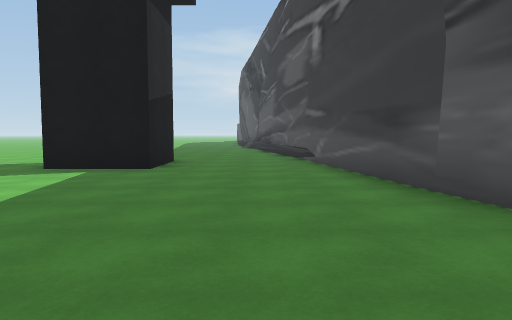
View 1 (above)

24 first-person views from a walk through a scene from a Unity 3-D project. The camera is 1.3 m above the floor, tilts 4° down and sees 70° across. The floor is counted in squares, 2 m on a side. Each view is taken from the middle of a square. On the plan, view 1 faces up. The plan holds only what a view shows up to about 11 squares ahead; the rest is blank. The place goes on beyond the plan. The player character is not drawn. Some surface patterns are stand-ins.

View 2
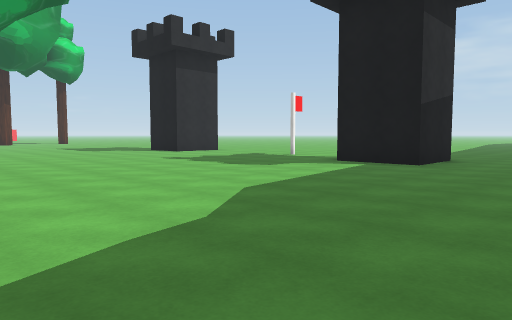

View 3
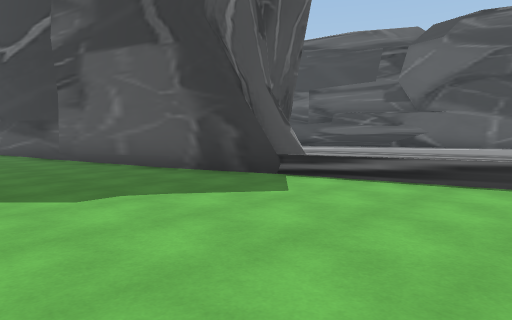

View 4
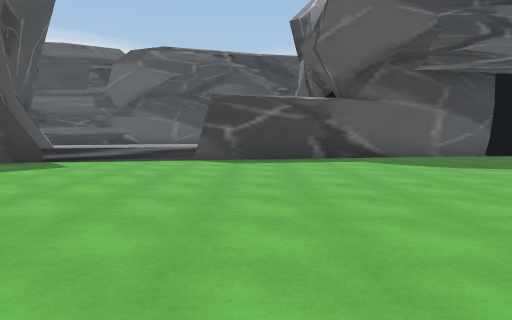

View 5
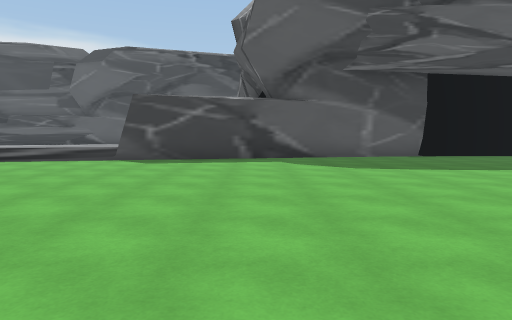

View 6
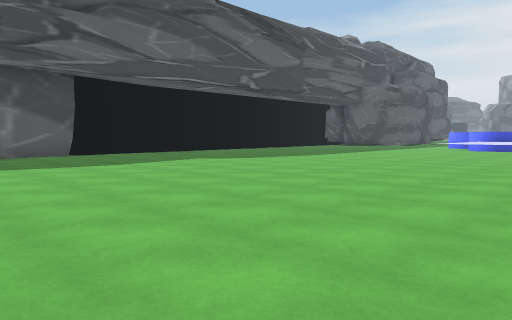

View 7
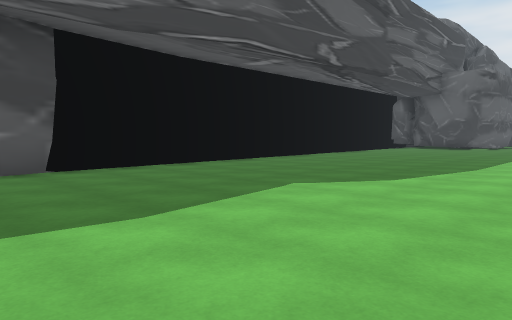

View 8
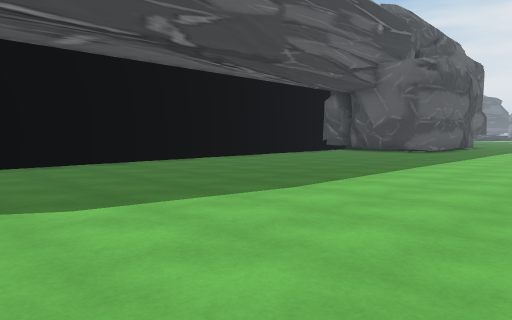

View 9
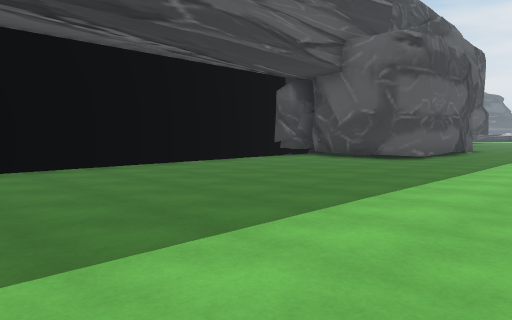

View 10
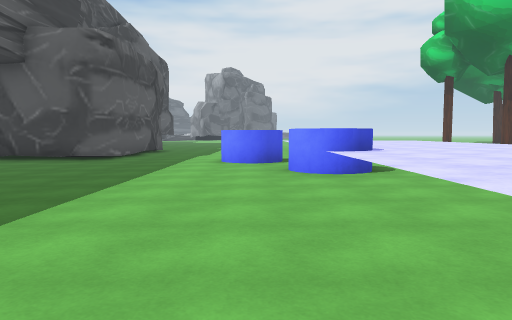

View 11
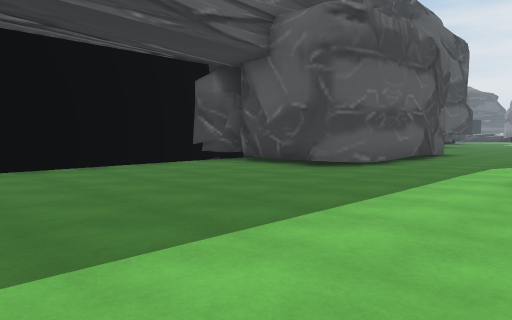

View 12
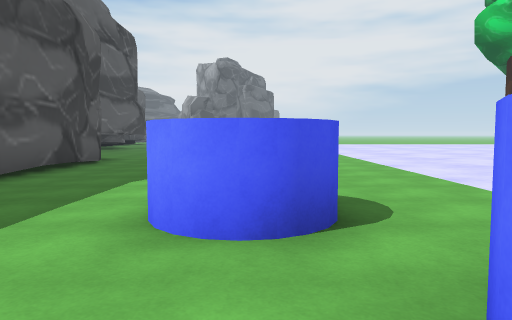

View 13
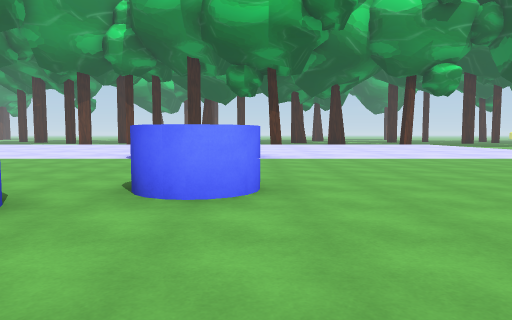

View 14
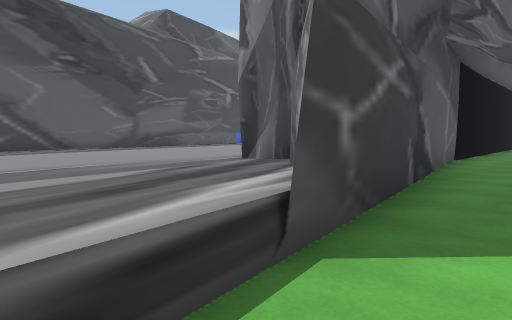

View 15
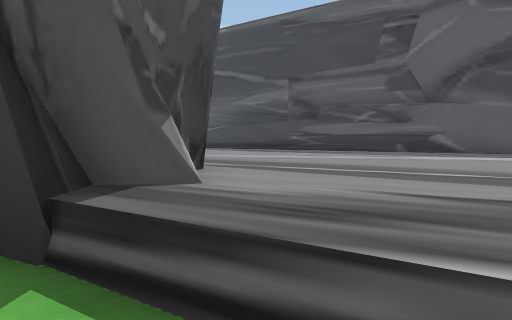

View 16
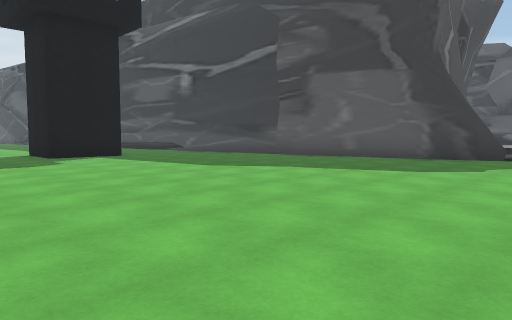

View 17
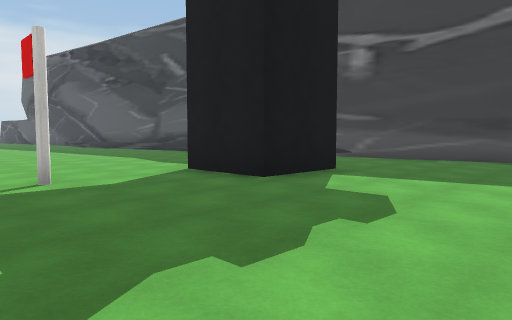

View 18
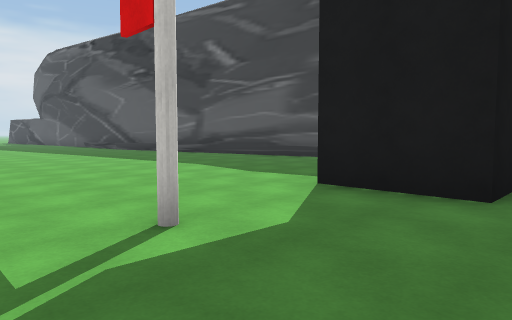

View 19
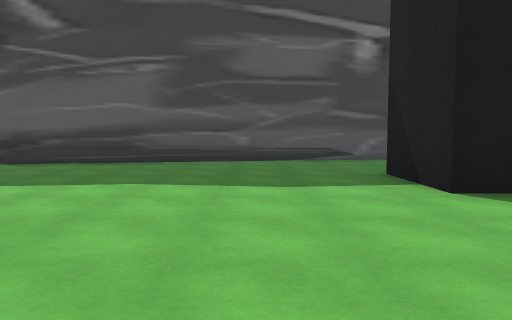

View 20
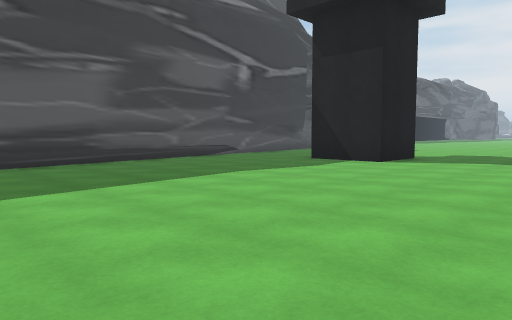

View 21
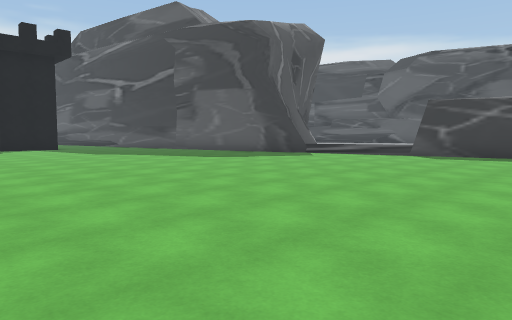

View 22
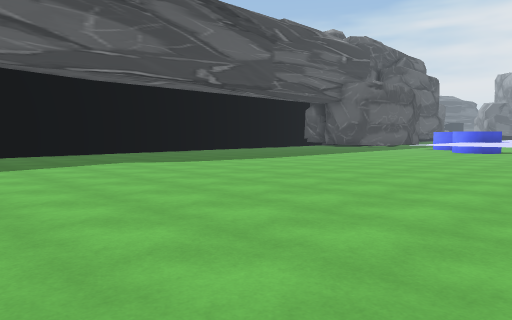

View 23
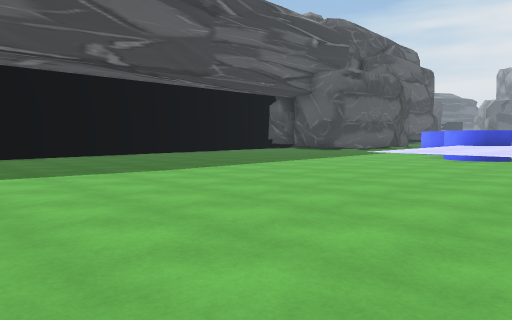

View 24
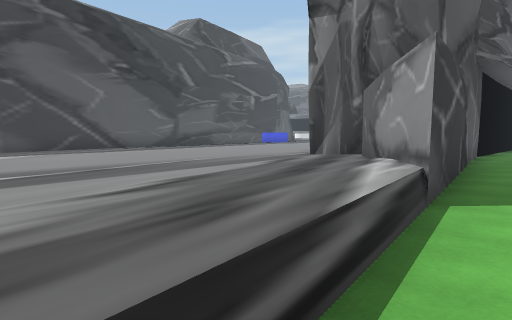

### Floor plan
Key: @ floor where view 1 was taken; # wall or solid block; . main floor; : floor 0.25 m higher than the main floor; + floor 0.5 m higher than the main floor; / step, stairs or slope; ^ raised ledge; O other object.
Columns run from 8 left of view 1 to 16 right of it. Each row starts with its distance up from view 1.
 17 ......  #
 16 ........#
 15 ........##
 14 .........#
 13  ........#
 12  ........#
 11 .........#
 10  ........^
  9 ....OOO...#
  8 .O..O O...#
  7 ....OOO...#
  6 ..........#
  5 ..........#
  4 ..........##     +:
  3 ...........#    ++::
  2 ...........#   +++:::
  1 ...........#   ++++::
  0  .......@..####++++::: #
 -1  ..........###++++++:: #
 -2  ...........++++++++::  #
 -3  .........../+++++++    #
 -4  .........../++++++++:: #
 -5   ........../++++++++:::#
 -6   ..........#++++++++::
 -7  ...........##++++++++:
 -8  ............##+++++++:
 -9  ............####+++++
-10  ............##  +++++
-11   ............#
-12   ............#
-13   ............#
-14   ............#
-15   ............#
-16    ...........#
-17    ...........#
-18    ...........#
-19    ...........#
-20 ..............##
-21 ...............#
-22  ####^.........#
-23  ####^.........#
-24  ####^.........#
-25  ####^.........#
-26  ####^^........#
-27  ####^^........#
-28  ####^.........#
-29  ####^.^^...##.#
-30 #####^. ...#####
-31  ####^. ...#
-32  ####^.  ..#
-33   ###^   ..#

Positions as (right, up) in squares from view 1, and headings:
1: (0, 0), facing up
2: (1, -1), facing up-left
3: (-1, -6), facing up-right
4: (-5, -7), facing right
5: (-5, -9), facing right
6: (-6, -10), facing down-right
7: (-1, -12), facing down-right
8: (-2, -16), facing down-right
9: (-1, -20), facing down-right
10: (-1, -20), facing down
11: (-1, -23), facing down-right
12: (-1, -26), facing down
13: (2, -26), facing left
14: (3, -4), facing down-right
15: (3, -4), facing up-right
16: (-7, -4), facing up-right
17: (-8, 3), facing up-right
18: (-8, 6), facing up-right
19: (-8, 11), facing right
20: (-8, 17), facing down-right
21: (-7, -10), facing up-right
22: (-6, -12), facing down-right
23: (-5, -16), facing down-right
24: (3, -2), facing down-right
